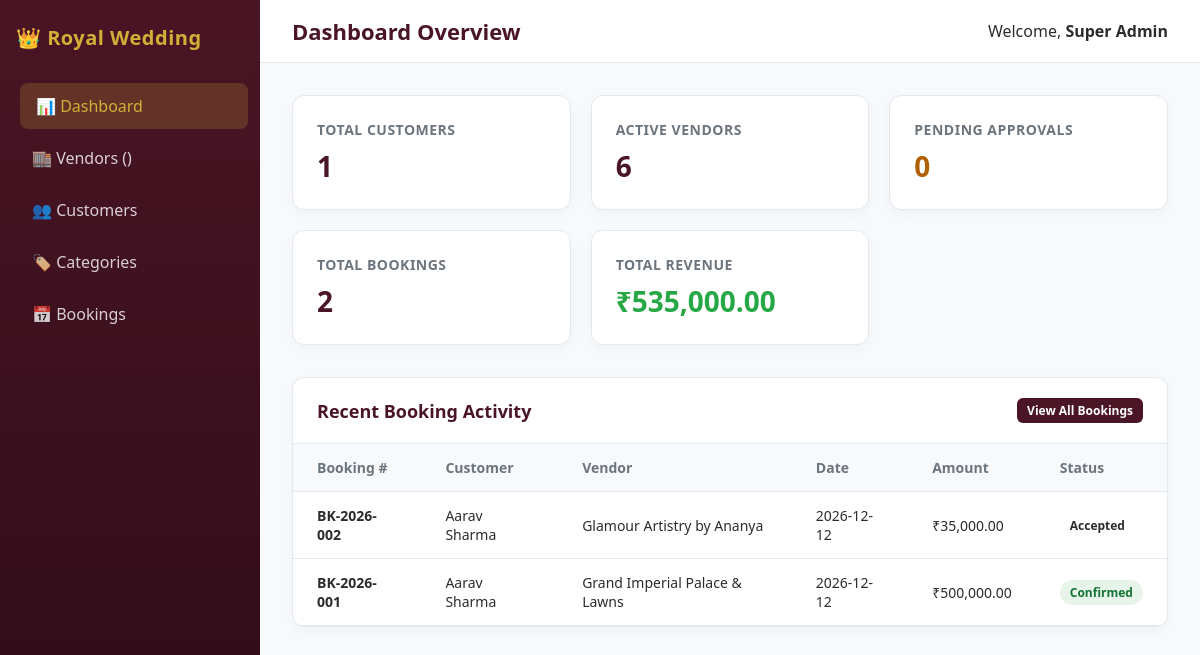
The app's page /admin/index.php with its own data.
### tables this page shows
CREATE TABLE IF NOT EXISTS `bookings` (
  `id` INT AUTO_INCREMENT PRIMARY KEY,
  `booking_number` VARCHAR(50) NOT NULL UNIQUE,
  `customer_id` INT NOT NULL,
  `vendor_id` INT NOT NULL,
  `package_id` INT DEFAULT NULL,
  `destination_package_id` INT DEFAULT NULL,
  `wedding_date` DATE NOT NULL,
  `venue_location` VARCHAR(255) NOT NULL,
  `guest_count` INT DEFAULT 100,
  `special_requirements` TEXT DEFAULT NULL,
  `total_price` DECIMAL(10, 2) NOT NULL,
  `status` ENUM('Pending', 'Accepted', 'Rejected', 'Confirmed', 'Completed', 'Cancelled') DEFAULT 'Pending',
  `payment_status` ENUM('pending', 'paid', 'partial', 'refunded') DEFAULT 'pending',
  `created_at` TIMESTAMP DEFAULT CURRENT_TIMESTAMP,
  `updated_at` TIMESTAMP DEFAULT CURRENT_TIMESTAMP ON UPDATE CURRENT_TIMESTAMP,
  FOREIGN KEY (`customer_id`) REFERENCES `users`(`id`) ON DELETE CASCADE,
  FOREIGN KEY (`vendor_id`) REFERENCES `vendors`(`id`) ON DELETE CASCADE
);

CREATE TABLE IF NOT EXISTS `users` (
  `id` INT AUTO_INCREMENT PRIMARY KEY,
  `full_name` VARCHAR(100) NOT NULL,
  `email` VARCHAR(100) NOT NULL UNIQUE,
  `password_hash` VARCHAR(255) NOT NULL,
  `phone` VARCHAR(20) DEFAULT NULL,
  `role` ENUM('customer', 'vendor', 'admin') NOT NULL DEFAULT 'customer',
  `profile_image` VARCHAR(255) DEFAULT NULL,
  `status` ENUM('active', 'inactive', 'suspended') NOT NULL DEFAULT 'active',
  `created_at` TIMESTAMP DEFAULT CURRENT_TIMESTAMP,
  `updated_at` TIMESTAMP DEFAULT CURRENT_TIMESTAMP ON UPDATE CURRENT_TIMESTAMP
);

CREATE TABLE IF NOT EXISTS `vendors` (
  `id` INT AUTO_INCREMENT PRIMARY KEY,
  `user_id` INT NOT NULL,
  `business_name` VARCHAR(150) NOT NULL,
  `category_id` INT NOT NULL,
  `city` VARCHAR(100) NOT NULL,
  `address` TEXT DEFAULT NULL,
  `starting_price` DECIMAL(10, 2) NOT NULL DEFAULT 0.00,
  `description` TEXT DEFAULT NULL,
  `rating` DECIMAL(3, 2) NOT NULL DEFAULT 0.00,
  `total_reviews` INT NOT NULL DEFAULT 0,
  `status` ENUM('pending', 'approved', 'rejected') NOT NULL DEFAULT 'pending',
  `created_at` TIMESTAMP DEFAULT CURRENT_TIMESTAMP,
  `updated_at` TIMESTAMP DEFAULT CURRENT_TIMESTAMP ON UPDATE CURRENT_TIMESTAMP,
  FOREIGN KEY (`user_id`) REFERENCES `users`(`id`) ON DELETE CASCADE,
  FOREIGN KEY (`category_id`) REFERENCES `categories`(`id`) ON DELETE CASCADE
);

### admin/index.php (the view, shortened to what this page needs)
<?php
$db = (new Database())->getConnection();
$totalCustomers = $db->query("SELECT COUNT(*) FROM users WHERE role = 'customer'")->fetchColumn();
$totalVendors = $db->query("SELECT COUNT(*) FROM vendors")->fetchColumn();
$pendingVendors = $db->query("SELECT COUNT(*) FROM vendors WHERE status = 'pending'")->fetchColumn();
$totalBookings = $db->query("SELECT COUNT(*) FROM bookings")->fetchColumn();
$totalRevenue = $db->query("SELECT SUM(amount) FROM payments WHERE payment_status = 'completed'")->fetchColumn() ?: 0.00;
$recentBookings = $db->query("SELECT b.*, u.full_name as customer_name, v.business_name FROM bookings b JOIN users u ON b.customer_id = u.id JOIN vendors v ON b.vendor_id = v.id ORDER BY b.id DESC LIMIT 5")->fetchAll();
?>
<!DOCTYPE html>
<html lang="en">
<head>
    <link rel="stylesheet" href="css/style.css">
</head>
<body>
    <div class="sidebar">
        <div class="brand">👑 Royal Wedding</div>
        <nav>
            <a href="index.php" class="active">📊 Dashboard</a>
            <a href="vendors.php">🏬 Vendors (<?= $pendingVendors > 0 ? "<b>$pendingVendors</b>" : '' ?>)</a>
            <a href="customers.php">👥 Customers</a>
            <a href="categories.php">🏷️ Categories</a>
            <a href="bookings.php">📅 Bookings</a>
        </nav>
    </div>
    <div class="main-wrapper">
        <header>
            <h1>Dashboard Overview</h1>
            <div>Welcome, <strong>Super Admin</strong></div>
        </header>
        <div class="content">
            <div class="stats-grid">
                <div class="stat-card">
                    <div class="title">Total Customers</div>
                    <div class="value"><?= number_format($totalCustomers) ?></div>
                </div>
                <div class="stat-card">
                    <div class="title">Active Vendors</div>
                    <div class="value"><?= number_format($totalVendors) ?></div>
                </div>
                <div class="stat-card">
                    <div class="title">Pending Approvals</div>
                    <div class="value" style="color: #B06000;"><?= number_format($pendingVendors) ?></div>
                </div>
                <div class="stat-card">
                    <div class="title">Total Bookings</div>
                    <div class="value"><?= number_format($totalBookings) ?></div>
                </div>
                <div class="stat-card">
                    <div class="title">Total Revenue</div>
                    <div class="value" style="color: #28A745;">₹<?= number_format($totalRevenue, 2) ?></div>
                </div>
            </div>
            <div class="card-table">
                <div class="table-header">
                    <h2>Recent Booking Activity</h2>
                    <a href="bookings.php" class="btn btn-primary btn-sm">View All Bookings</a>
                </div>
                <table>
                    <thead>
                        <tr>
                            <th>Booking #</th>
                            <th>Customer</th>
                            <th>Vendor</th>
                            <th>Date</th>
                            <th>Amount</th>
                            <th>Status</th>
                        </tr>
                    </thead>
                    <tbody>
                        <?php if (empty($recentBookings)): ?>
                            <tr><td colspan="6" style="text-align: center;">No bookings recorded yet.</td></tr>
                        <?php else: ?>
                            <?php foreach ($recentBookings as $b): ?>
                            <tr>
                                <td><strong><?= htmlspecialchars($b['booking_number']) ?></strong></td>
                                <td><?= htmlspecialchars($b['customer_name']) ?></td>
                                <td><?= htmlspecialchars($b['business_name']) ?></td>
                                <td><?= htmlspecialchars($b['wedding_date']) ?></td>
                                <td>₹<?= number_format($b['total_price'], 2) ?></td>
                                <td><span class="badge badge-<?= strtolower($b['status']) ?>"><?= $b['status'] ?></span></td>
                            </tr>
                            <?php endforeach; ?>
                        <?php endif; ?>
                    </tbody>
                </table>
            </div>
        </div>
    </div>
</body>
</html>

### admin/css/style.css (style rules this page uses)
:root { --primary: #4A1525; --primary-light: #7A283E; --accent: #D4AF37; --accent-light: #F4E8C1; --bg-dark: #1A1A24; --card-bg: #FFFFFF; --text-dark: #2C2C2C; --text-muted: #6C757D; --border-color: #E2E8F0; --success: #28A745; --warning: #FFC107; --danger: #DC3545; }
* { margin: 0; padding: 0; box-sizing: border-box; font-family: 'Segoe UI', system-ui, -apple-system, sans-serif; }
body { background-color: #F8F9FA; color: var(--text-dark); display: flex; min-height: 100vh; }
.sidebar { width: 260px; background: linear-gradient(180deg, var(--primary) 0%, #2D0B16 100%); color: #FFFFFF; padding: 24px 16px; flex-shrink: 0; }
.sidebar .brand { font-size: 20px; font-weight: 700; color: var(--accent); margin-bottom: 32px; display: flex; align-items: center; gap: 10px; letter-spacing: 0.5px; }
.sidebar nav { display: flex; flex-direction: column; gap: 6px; }
.sidebar nav a { color: rgba(255,255,255,0.8); text-decoration: none; padding: 12px 16px; border-radius: 8px; font-weight: 500; display: flex; align-items: center; gap: 12px; transition: all 0.2s ease; }
.sidebar nav a:hover, .sidebar nav a.active { background-color: rgba(212, 175, 55, 0.2); color: var(--accent); transform: translateX(4px); }
.main-wrapper { flex-grow: 1; display: flex; flex-direction: column; }
header { background-color: #FFFFFF; border-bottom: 1px solid var(--border-color); padding: 16px 32px; display: flex; justify-content: space-between; align-items: center; }
header h1 { font-size: 22px; color: var(--primary); }
.content { padding: 32px; flex-grow: 1; }
.stats-grid { display: grid; grid-template-columns: repeat(auto-fit, minmax(220px, 1fr)); gap: 20px; margin-bottom: 32px; }
.stat-card { background: #FFFFFF; border-radius: 12px; padding: 24px; border: 1px solid var(--border-color); box-shadow: 0 4px 12px rgba(0,0,0,0.03); }
.stat-card .title { color: var(--text-muted); font-size: 14px; font-weight: 600; text-transform: uppercase; letter-spacing: 0.5px; }
.stat-card .value { font-size: 28px; font-weight: 700; color: var(--primary); margin-top: 8px; }
.card-table { background: #FFFFFF; border-radius: 12px; border: 1px solid var(--border-color); box-shadow: 0 4px 12px rgba(0,0,0,0.03); overflow: hidden; }
.table-header { padding: 20px 24px; border-bottom: 1px solid var(--border-color); display: flex; justify-content: space-between; align-items: center; }
.table-header h2 { font-size: 18px; color: var(--primary); }
table { width: 100%; border-collapse: collapse; text-align: left; }
th, td { padding: 14px 24px; border-bottom: 1px solid var(--border-color); font-size: 14px; }
th { background-color: #F8F9FA; font-weight: 600; color: var(--text-muted); }
.badge { padding: 4px 10px; border-radius: 20px; font-size: 12px; font-weight: 600; display: inline-block; }
.badge-approved, .badge-confirmed, .badge-active { background: #E6F4EA; color: #137333; }
.btn { padding: 8px 16px; border-radius: 6px; font-weight: 600; border: none; cursor: pointer; text-decoration: none; display: inline-flex; align-items: center; gap: 6px; font-size: 13px; }
.btn-primary { background-color: var(--primary); color: white; }
.btn-sm { padding: 4px 10px; font-size: 12px; }

### records on screen
bookings: booking_number "BK-2026-002", customer.full_name "Aarav Sharma", vendor.business_name "Glamour Artistry by Ananya", wedding_date "2026-12-12", total_price "35,000.00", status "Accepted"
bookings: booking_number "BK-2026-001", customer.full_name "Aarav Sharma", vendor.business_name "Grand Imperial Palace & Lawns", wedding_date "2026-12-12", total_price "500,000.00", status "Confirmed"

### other values on screen
$totalCustomers "1"
$totalVendors "6"
$pendingVendors "0"
$totalBookings "2"
$totalRevenue "535,000.00"
